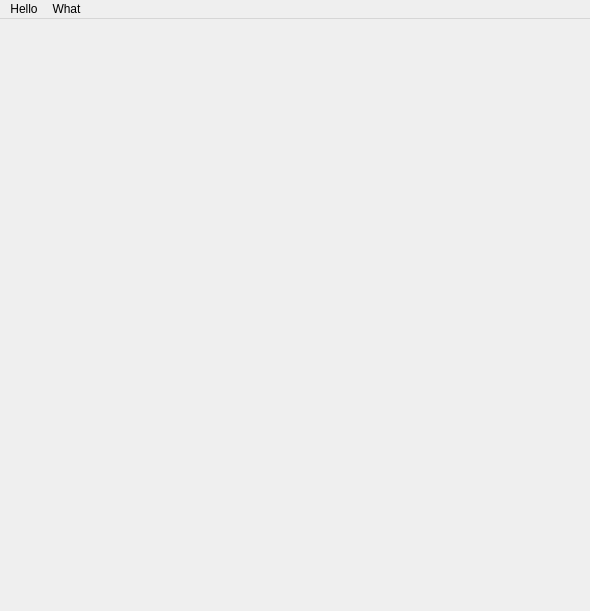
<?xml version="1.0" encoding="UTF-8"?>
<ui version="4.0">
 <class>MainWindow</class>
 <widget class="QMainWindow" name="MainWindow">
  <property name="geometry">
   <rect>
    <x>0</x>
    <y>0</y>
    <width>590</width>
    <height>611</height>
   </rect>
  </property>
  <property name="windowTitle">
   <string>MainWindow</string>
  </property>
  <widget class="QWidget" name="centralWidget">
   <widget class="QWidget" name="verticalLayoutWidget">
    <property name="geometry">
     <rect>
      <x>40</x>
      <y>20</y>
      <width>491</width>
      <height>541</height>
     </rect>
    </property>
    <layout class="QVBoxLayout" name="verticalLayout">
     <item>
      <widget class="QWidget" name="sudokuwidget_values" native="true"/>
     </item>
    </layout>
   </widget>
  </widget>
  <widget class="QMenuBar" name="menuBar">
   <property name="geometry">
    <rect>
     <x>0</x>
     <y>0</y>
     <width>590</width>
     <height>22</height>
    </rect>
   </property>
   <widget class="QMenu" name="menuHello">
    <property name="title">
     <string>Hello</string>
    </property>
   </widget>
   <widget class="QMenu" name="menuWhat">
    <property name="title">
     <string>What</string>
    </property>
    <addaction name="separator"/>
    <addaction name="actionSup"/>
   </widget>
   <addaction name="menuHello"/>
   <addaction name="menuWhat"/>
  </widget>
  <action name="actionSup">
   <property name="text">
    <string>Sup</string>
   </property>
  </action>
 </widget>
 <layoutdefault spacing="6" margin="11"/>
 <resources/>
 <connections/>
</ui>
